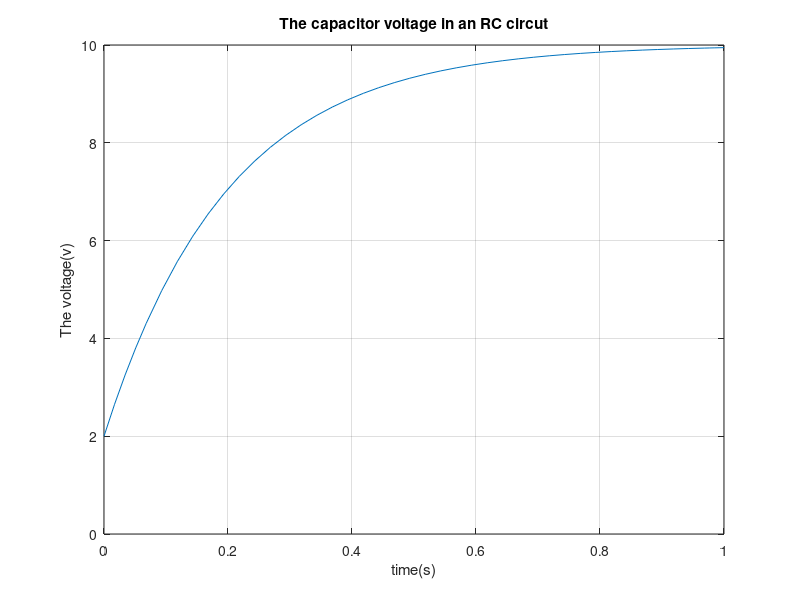

Reproduce this figure in MATLAB.
% RC Circut Application
% Define some constants
RC = 0.2;
vi = 2;
va = 10;
% Use ode 45 to solve the differential equasion
% Solve for voltage after 0.25
[t,V] = ode45(@(t,V) (va-V)/RC, [0 0.25],vi);
n = length(V);
fprintf("The voltage after 0.25s is %.2f V\n.",V(n))
% Solve for the votage after 0.5s
[t,V] = ode45(@(t,V) (va-V)/RC, [0 0.5],vi);
n = length(V);
fprintf("The voltage after 0.5s is %.2f V\n.",V(n))
% Solve the voltage after 0.1s
% Solve for the votage after 0.5s
[t,V] = ode45(@(t,V) (va-V)/RC, [0 1],vi);
n = length(V);
fprintf("The voltage after 1s is %.2f V\n.",V(n))
% Logical comparison
near8v = V>7.9 & V<8.1;
time8v = t(near8v);
fprintf("It will take %f seconds for the voltage to reach 8v.\n",time8v)
plot(t,V)
ylim([0 10])
grid on
title("The capacitor voltage in an RC circut")
xlabel("time(s)")
ylabel("The voltage(v)")